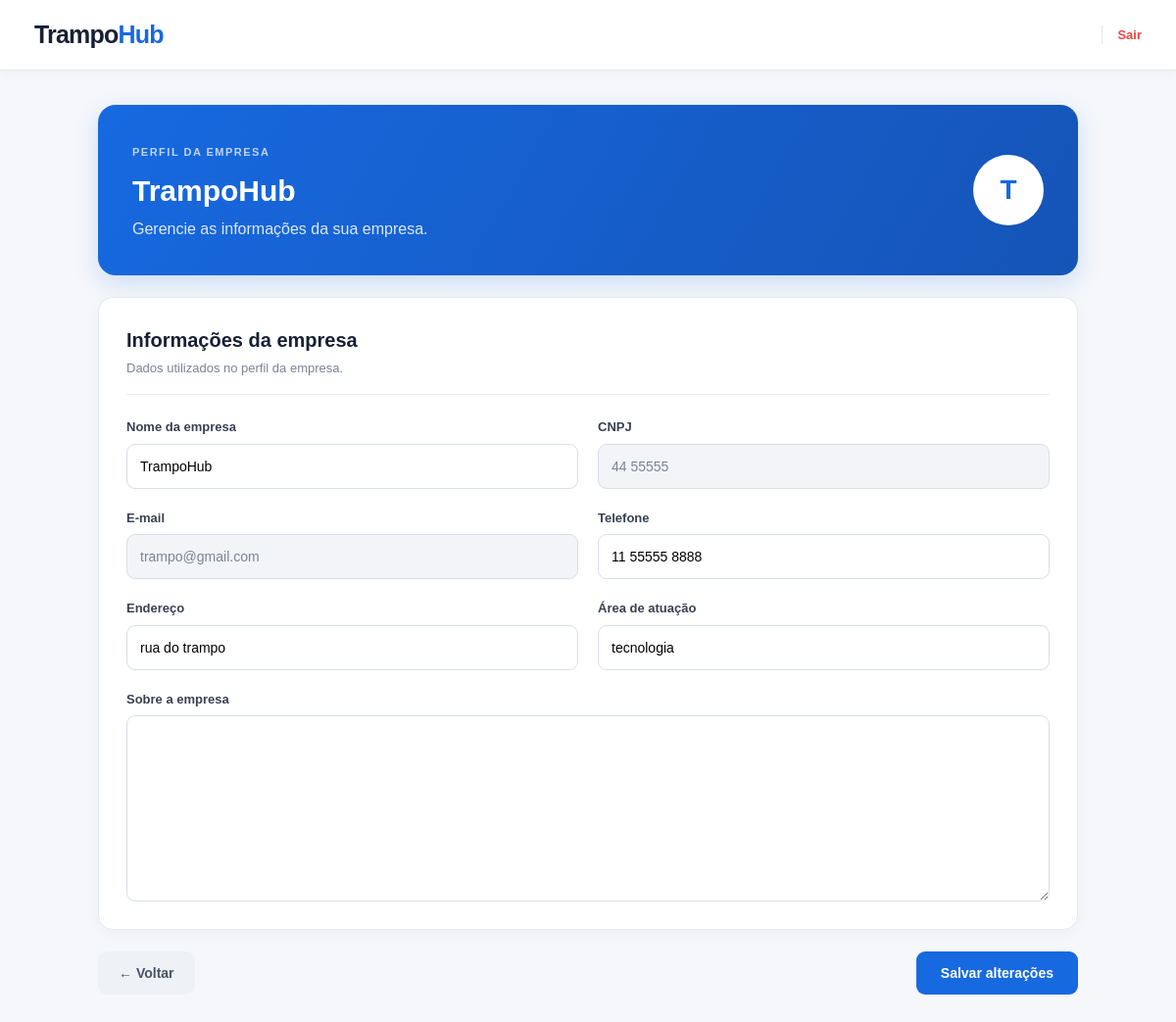
The app's page /empresa/perfil (signed in) with its own data.
### models.py (models this page shows)
class Usuario(Base):
    __tablename__ = "usuarios"
    id = Column(Integer, primary_key=True, autoincrement=True)
    tipo = Column(String(20), nullable=False)  # "candidato" ou "empresa"
    nome = Column(String(150), nullable=False)
    email = Column(String(150), unique=True, nullable=False)
    telefone = Column(String(30))
    endereco = Column(String(200))
    senha = Column(String(255), nullable=False)
    experiencias = Column(Text)
    cnpj = Column(String(20))
    area = Column(String(100))
    descricao = Column(Text)
    vagas = relationship(
        "Vaga",
        back_populates="empresa",
        cascade="all, delete-orphan",
    )
    candidaturas = relationship(
        "Candidatura",
        back_populates="candidato",
        cascade="all, delete-orphan",
    )

### routes.py (the view, shortened to what this page needs)
@bp.route("/empresa/perfil", methods=["GET", "POST"])
def empresa_perfil():
    usuario = exigir_login()
    if not usuario:
        return redirect(url_for("routes.login", tipo="empresa"))
    if usuario.tipo != "empresa":
        return redirect(url_for("routes.candidato"))
    db = get_db()
    mensagem = None
    erro = None
    return render_template(
        "empresa_perfil.html",
        empresa=usuario,
        mensagem=mensagem,
        erro=erro,
    )

### database.py (called while the page is built)
def get_db():
    if "db" not in g:
        g.db = SessionLocal()
    return g.db

### routes.py (called while the page is built)
def usuario_logado():
    usuario_id = session.get("usuario_id")
    if usuario_id is None:
        return None
    return get_db().get(Usuario, usuario_id)

def exigir_login():
    return usuario_logado()

### templates/empresa_perfil.html (shortened to what this page needs)
<!DOCTYPE html>
<html lang="pt-BR">
<head>
    <link
        rel="stylesheet"
        href="{{ url_for('static', filename='style.css') }}"
    >
</head>
<body>
<header class="topbar">
    <div class="topbar-content">
        <a
            href="{{ url_for('routes.empresa') }}"
            class="brand"
        >
            Trampo<span>Hub</span>
        </a>
        <a
            href="{{ url_for('routes.logout') }}"
            class="logout-link"
        >
            Sair
        </a>
    </div>
</header>
<main class="perfil-container">
    <section class="perfil-header">
        <div>
            <span class="perfil-label">
                PERFIL DA EMPRESA
            </span>
            <h1>
                {{ empresa.nome }}
            </h1>
            <p>
                Gerencie as informações da sua empresa.
            </p>
        </div>
        <div class="perfil-avatar">
            {{ empresa.nome[0]|upper }}
        </div>
    </section>
    <form
        method="POST"
        action="{{ url_for('routes.empresa_perfil') }}"
    >
        <section class="perfil-section">
            <div class="section-title">
                <h2>
                    Informações da empresa
                </h2>
                <p>
                    Dados utilizados no perfil da empresa.
                </p>
            </div>
            <div class="perfil-grid">
                <div class="campo">
                    <label>
                        Nome da empresa
                    </label>
                    <input
                        type="text"
                        name="nome"
                        value="{{ empresa.nome }}"
                        required
                    >
                </div>
                <div class="campo">
                    <label>
                        CNPJ
                    </label>
                    <input
                        type="text"
                        value="{{ empresa.cnpj }}"
                        disabled
                    >
                </div>
                <div class="campo">
                    <label>
                        E-mail
                    </label>
                    <input
                        type="email"
                        value="{{ empresa.email }}"
                        disabled
                    >
                </div>
                <div class="campo">
                    <label>
                        Telefone
                    </label>
                    <input
                        type="text"
                        name="telefone"
                        value="{{ empresa.telefone }}"
                        required
                    >
                </div>
                <div class="campo">
                    <label>
                        Endereço
                    </label>
                    <input
                        type="text"
                        name="endereco"
                        value="{{ empresa.endereco }}"
                        required
                    >
                </div>
                <div class="campo">
                    <label>
                        Área de atuação
                    </label>
                    <input
                        type="text"
                        name="area"
                        value="{{ empresa.area }}"
                    >
                </div>
                <div class="campo campo-experiencias">
                    <label>
                        Sobre a empresa
                    </label>
                    <textarea
                        name="descricao"
                    >{{ empresa.descricao }}</textarea>
                </div>
            </div>
        </section>
        <div class="perfil-actions">
            <a
                href="{{ url_for('routes.empresa') }}"
                class="btn-secondary"
            >
                ← Voltar
            </a>
            <button
                type="submit"
                class="btn-salvar"
            >
                Salvar alterações
            </button>
        </div>
    </form>
</main>
</body>
</html>

### static/style.css (style rules this page uses)
* { margin: 0; padding: 0; box-sizing: border-box; }
html { scroll-behavior: smooth; }
body { font-family: Arial, Helvetica, sans-serif; background: #f5f7fb; color: #172033; line-height: 1.5; }
a { text-decoration: none; color: inherit; }
button, input, textarea, select { font-family: inherit; }
.topbar { height: 72px; background: #ffffff; border-bottom: 1px solid #e6eaf0; box-shadow: 0 2px 10px rgba(0, 0, 0, 0.04); }
.topbar-content { width: 100%; max-width: 1180px; height: 100%; margin: 0 auto; padding: 0 25px; display: flex; align-items: center; justify-content: space-between; }
.brand { color: #172033; font-size: 25px; font-weight: 800; letter-spacing: -0.8px; }
.brand span { color: #1769e0; }
.logout-link { color: #ef4444; font-size: 13px; font-weight: 600; padding-left: 15px; border-left: 1px solid #e5e7eb; }
.welcome-label, .perfil-label { display: inline-block; color: rgba(255, 255, 255, 0.72); font-size: 11px; font-weight: 700; letter-spacing: 1.5px; margin-bottom: 8px; }
.perfil-container { width: 100%; max-width: 1050px; margin: 0 auto; padding: 35px 25px 60px; }
.perfil-header { padding: 35px; border-radius: 18px; background: linear-gradient( 120deg, #1769e0, #1554b7 ); color: #ffffff; display: flex; align-items: center; justify-content: space-between; margin-bottom: 22px; box-shadow: 0 8px 25px rgba(23, 105, 224, 0.18); }
.perfil-header h1 { color: #ffffff; font-size: 30px; margin-bottom: 5px; }
.perfil-header p { color: rgba(255, 255, 255, 0.85); }
.perfil-avatar { width: 72px; height: 72px; border-radius: 50%; background: #ffffff; color: #1769e0; display: flex; align-items: center; justify-content: center; font-size: 28px; font-weight: 700; }
.perfil-section { background: #ffffff; border: 1px solid #e5e9f0; border-radius: 15px; padding: 28px; margin-bottom: 20px; box-shadow: 0 4px 15px rgba(0, 0, 0, 0.04); }
.section-title { border-bottom: 1px solid #edf0f4; padding-bottom: 17px; margin-bottom: 23px; }
.section-title h2 { font-size: 20px; margin-bottom: 4px; }
.section-title p { color: #7a8496; font-size: 13px; }
.perfil-grid { display: grid; grid-template-columns: repeat(2, 1fr); gap: 20px; }
.campo { display: flex; flex-direction: column; gap: 7px; }
.campo label { color: #374151; font-size: 13px; font-weight: 700; }
.campo input, .campo textarea { width: 100%; border: 1px solid #d8dee8; border-radius: 9px; padding: 12px 13px; background: #ffffff; font-size: 14px; outline: none; transition: 0.2s; }
.campo input { height: 46px; }
.campo textarea { min-height: 190px; resize: vertical; line-height: 1.6; }
.campo input:disabled { background: #f2f4f7; color: #7a8496; cursor: not-allowed; }
.campo-experiencias { grid-column: 1 / -1; }
.perfil-actions { display: flex; align-items: center; justify-content: space-between; margin-top: 22px; }
.btn-salvar { border: none; border-radius: 9px; padding: 13px 25px; background: #1769e0; color: #ffffff; font-size: 14px; font-weight: 700; cursor: pointer; transition: 0.2s; }
button, .btn-primary, .btn-secondary { display: inline-flex; align-items: center; justify-content: center; min-height: 44px; padding: 0 21px; border-radius: 9px; font-size: 14px; font-weight: 700; cursor: pointer; transition: 0.2s; }
button, .btn-primary { border: none; background: #1769e0; color: #ffffff; }
.btn-secondary { background: #eef1f5; color: #475569; }

### records on screen
Usuario: nome "TrampoHub", nome "T", cnpj "44 55555", email "trampo@gmail.com", telefone "11 55555 8888", endereco "rua do trampo", area "tecnologia"
